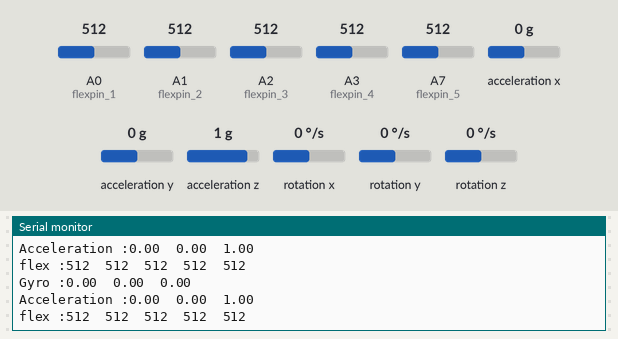
This sketch was run on a simulated Arduino Nano 33 IoT. Shown: the last lines printed to the serial monitor. The test bench sets the inputs (shaded band); at power-on: acceleration x 0 g, A0 (flexpin_1) = 512, A1 (flexpin_2) = 512, A2 (flexpin_3) = 512, A3 (flexpin_4) = 512, A7 (flexpin_5) = 512, acceleration y 0 g, acceleration z 1 g, rotation x 0 °/s, rotation y 0 °/s, rotation z 0 °/s. Nothing arrives over Bluetooth unless stated; a phone connects over Bluetooth LE 3 s after start.

Above: at 3.8 s.
3.9 s: acceleration x set to -1.4 g
At 4.13 s:
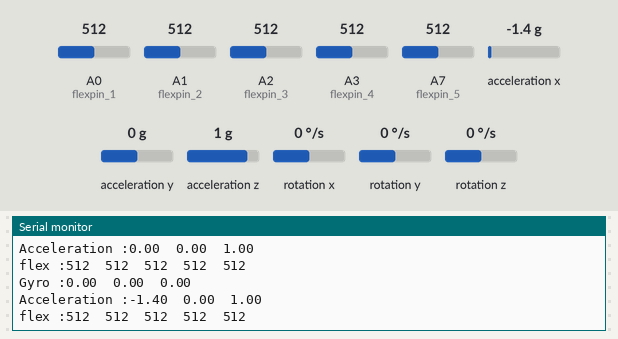
5.4 s: A0 (flexpin_1) set to 716
At 5.66 s:
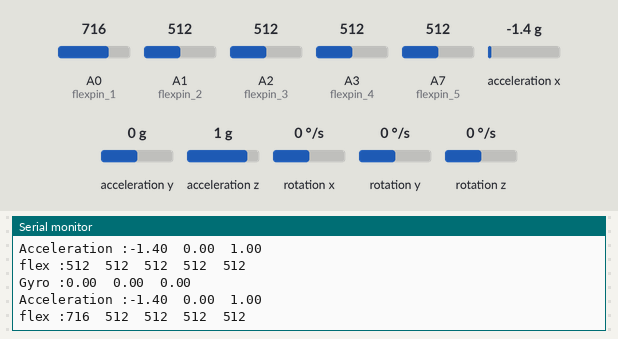
6.9 s: A1 (flexpin_2) set to 716
At 7.18 s:
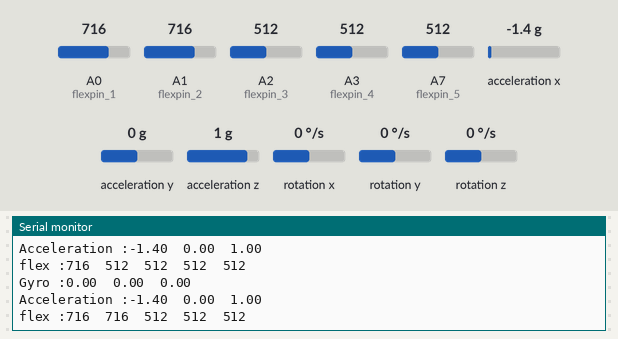
8.4 s: A2 (flexpin_3) set to 716
At 8.71 s:
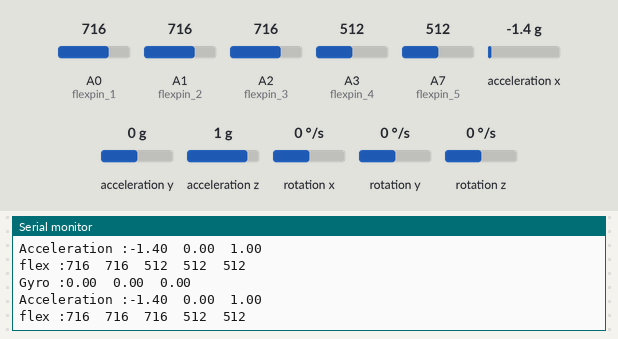
9.9 s: A3 (flexpin_4) set to 716
At 10.24 s:
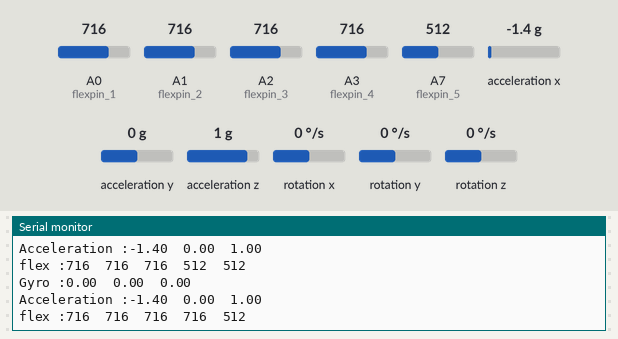
11.4 s: A7 (flexpin_5) set to 716
At 11.77 s:
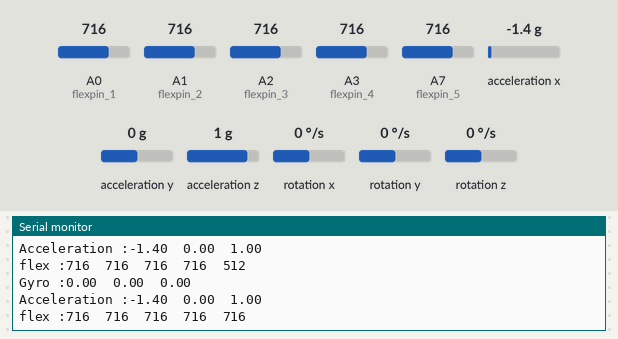

Measured:
- after the input at 3.9 s, the serial monitor: prints a new line at once (image 1)
- after the input at 5.4 s, the serial monitor: prints a new line after 0.05 s (image 2)
- after the input at 6.9 s, the serial monitor: prints a new line after 0.08 s (image 3)
- after the input at 8.4 s, the serial monitor: prints a new line after 0.11 s (image 4)
- after the input at 9.9 s, the serial monitor: prints a new line after 0.13 s (image 5)
- after the input at 11.4 s, the serial monitor: prints a new line after 0.16 s (image 6)

The sketch:

BLE_left.ino
```cpp
#include <ArduinoBLE.h>
#include <Arduino_LSM6DS3.h>

BLEService sensorService("354e8943-6cb2-4620-83f7-0b848eeaa76d");
//자이로(각속도)
BLEStringCharacteristic xSensorLevel("120d8460-76cc-4ad1-b3d7-ebdbf681ca38", BLERead | BLENotify,15);
BLEStringCharacteristic ySensorLevel("9dc7f95f-ec49-47c5-ad76-36af6293a5e4", BLERead | BLENotify,15);
BLEStringCharacteristic zSensorLevel("cef9bf69-6af9-43c9-a3b8-941881518666", BLERead | BLENotify,15);
//가속도
BLEStringCharacteristic axSensorLevel("86fef35c-b14a-4705-a901-3153c8f029b9", BLERead | BLENotify,15);
BLEStringCharacteristic aySensorLevel("99a8424c-0c9b-45c3-a702-c2c08012f762", BLERead | BLENotify,15);
BLEStringCharacteristic azSensorLevel("e0684334-3382-467c-bc3f-26ee1ee0b624", BLERead | BLENotify,15);
//Flex
BLEStringCharacteristic flex1Sensor("3627b31e-fd54-4fe5-8059-fb723ccfa54c", BLERead | BLENotify,15);
BLEStringCharacteristic flex2Sensor("ba63eb9d-129d-4024-9607-8108fdd9299b", BLERead | BLENotify,15);
BLEStringCharacteristic flex3Sensor("ab4a7f9e-00b4-4454-a22e-732236b2c1e1", BLERead | BLENotify,15);
BLEStringCharacteristic flex4Sensor("48ea1dcb-e94c-4158-89a1-c4a4d7265a4c", BLERead | BLENotify,15);
BLEStringCharacteristic flex5Sensor("368e79cc-5280-41dd-a0a4-575cc5385703", BLERead | BLENotify,15);

//flex sensor pin
int flexpin_5 = A7;
int flexpin_4 = A3;
int flexpin_3 = A2;
int flexpin_2 = A1;
int flexpin_1 = A0;

// last sensor data
float oldXLevel = 0;
float oldYLevel = 0;
float oldZLevel = 0;

float a_oldXLevel = 0;
float a_oldYLevel = 0;
float a_oldZLevel = 0;

int old_flex1 = 0;
int old_flex2 = 0;
int old_flex3 = 0;
int old_flex4 = 0;
int old_flex5 = 0;

long previousMillis = 0;

void setup() {
 Serial.begin(9600);

 while (!Serial);

 if (!IMU.begin()) {
  Serial.println("Failed to initialize IMU!");
  while (1);
 }

 if (!BLE.begin()) {
  Serial.println("starting BLE failed!");
  while (1);
 }

 BLE.setLocalName("Demo Gyroscope");
 BLE.setAdvertisedService(sensorService);
 sensorService.addCharacteristic(xSensorLevel);
 sensorService.addCharacteristic(ySensorLevel);
 sensorService.addCharacteristic(zSensorLevel);
 sensorService.addCharacteristic(axSensorLevel);
 sensorService.addCharacteristic(aySensorLevel);
 sensorService.addCharacteristic(azSensorLevel);
 sensorService.addCharacteristic(flex1Sensor);
 sensorService.addCharacteristic(flex2Sensor);
 sensorService.addCharacteristic(flex3Sensor);
 sensorService.addCharacteristic(flex4Sensor);
 sensorService.addCharacteristic(flex5Sensor);
 BLE.addService(sensorService);

 BLE.advertise();
 Serial.println("Bluetooth device active, waiting for connections...");
}

void updateGyroscopeLevel() {
 float x, y, z, ax, ay, az;

 if (IMU.gyroscopeAvailable() & IMU.accelerationAvailable()) {
  IMU.readGyroscope(x, y, z); // Gyro
  IMU.readAcceleration(ax, ay, az); // Acceleration
  int flex1 = analogRead(flexpin_1);  //센서값을 저장할 변수 설정
  int flex2 = analogRead(flexpin_2);
  int flex3 = analogRead(flexpin_3);
  int flex4 = analogRead(flexpin_4);
  int flex5 = analogRead(flexpin_5);

 xSensorLevel.writeValue(String(x)+"\t"+String(y)+"\t"+String(z)+"\t"+String(ax)+"\t"+String(ay)+"\t"+String(az)+"\t"+String(flex1)+'\t'+String(flex2)+'\t'+String(flex3)+'\t'+String(flex4)+'\t'+String(flex5));

  if (x != oldXLevel) {
   oldXLevel = x;
  }
 if (y != oldYLevel) {
  oldYLevel = y;
 }
 if (z != oldZLevel) {
  oldZLevel = z;
  }
 Serial.print("Gyro :");
 Serial.print(x);
 Serial.print('\t');
 Serial.print(y);
 Serial.print('\t');
 Serial.println(z);
 }
}

 void updateAccelerationLevel() {
 float ax, ay, az;

 if (IMU.accelerationAvailable()) {
  IMU.readAcceleration(ax, ay, az);

   if (ax != a_oldXLevel) {
  a_oldXLevel = ax;
   }

   if (ay != a_oldYLevel) {
    a_oldYLevel = ay;
   }

   if (az != a_oldZLevel) {
    a_oldZLevel = az;
   }
  Serial.print("Acceleration :");
  Serial.print(ax);
  Serial.print('\t');
  Serial.print(ay);
  Serial.print('\t');
  Serial.println(az);
  }
 }
 void updateflexsensor(){
  int flex1 = analogRead(flexpin_1);  //센서값을 저장할 변수 설정
  int flex2 = analogRead(flexpin_2);
  int flex3 = analogRead(flexpin_3);
  int flex4 = analogRead(flexpin_4);
  int flex5 = analogRead(flexpin_5);

  if (flex1 != old_flex1) {
  old_flex1 = flex1;
   }

  if (flex2 != old_flex2) {
  old_flex2 = flex2;
   }

  if (flex3 != old_flex3) {
  old_flex3 = flex3;
   }

  if (flex4 != old_flex4) {
  old_flex4 = flex4;
   }

  if (flex5 != old_flex5) {
  old_flex5 = flex5;
   }

  Serial.print("flex :");
  Serial.print(flex1);
  Serial.print('\t');
  Serial.print(flex2);
  Serial.print('\t');
  Serial.print(flex3);
  Serial.print('\t');
  Serial.print(flex4);
  Serial.print('\t');
  Serial.println(flex5);

 }

 void loop() {
 BLEDevice central = BLE.central();
 if (central) {
  Serial.print("Connected to central: ");
  Serial.println(central.address());

  while (central.connected()) {
   //long currentMillis = millis();
   updateGyroscopeLevel();
   updateAccelerationLevel();
   updateflexsensor();
   delay(300);
  }

  Serial.print("Disconnected from central: ");
  Serial.println(central.address());
 }
}
```
